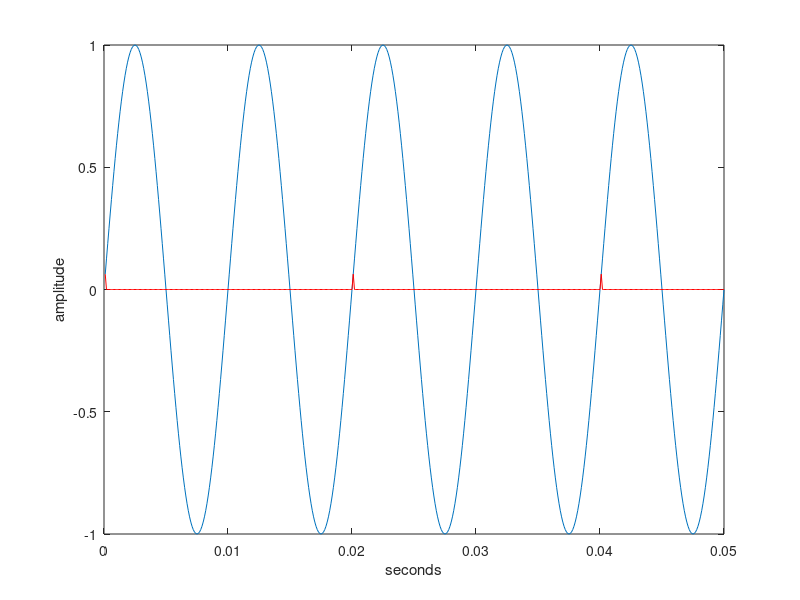

Here is the MATLAB script that generated this plot:
% sine100hzsamp.m: simulated sampling of the 100 Hz sine wave
clear;
pkg load signal;
f=100; time=0.05; Ts=1/10000; t=Ts:Ts:time;   % freq and time vectors
w=sin(2*pi*f*t);                              % create sine wave w(t)
ss=200;                                        % take 1 in ss samples
wk=w(1:ss:end);                               % the "sampled" sequence
ws=zeros(size(w)); ws(1:ss:end)=wk;           % sampled waveform ws(t)
plot(t,w)                                     % plot the waveform
hold on, plot(t,ws,'r'), hold off             % plot "sampled" wave
xlabel('seconds'), ylabel('amplitude')        % label the axes
